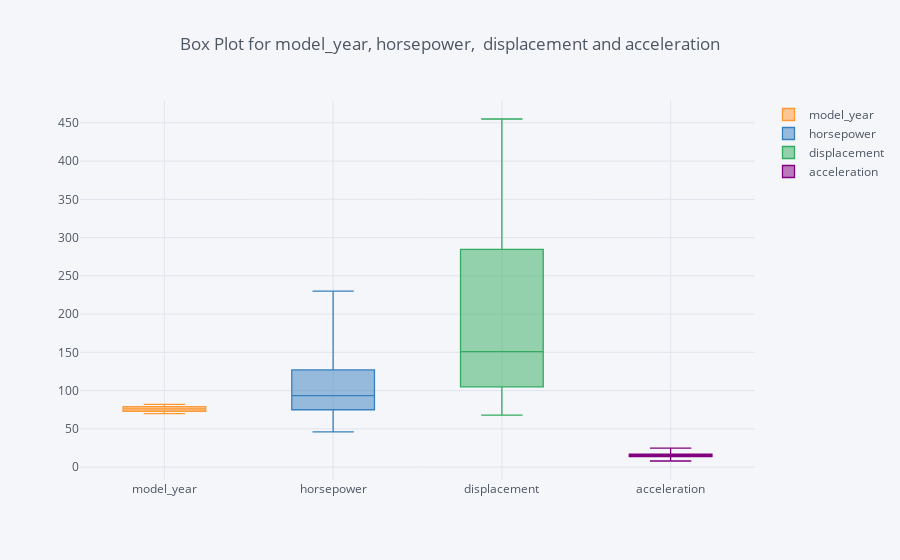

Notebook source saved alongside this figure:
### Markdown cell above
No Missing Data

Checking for outliers in the dataset

### Code cell
plot1=mpg[['model_year','horsepower','displacement','acceleration']]
plot1.iplot(kind='box',title='Box Plot for model_year, horsepower,  displacement and acceleration')

### Figure 1 — Plotly figure (JSON) as saved in the notebook; plotly's stock layout.template omitted (floating-point values rounded to 4 significant figures; data arrays with more than 128 entries replaced by an {"elided": "..."} marker saying what was removed)
{"data": [{"boxpoints": false, "line": {"width": 1.3}, "marker": {"color": "rgba(255, 153, 51, 1.0)"}, "name": "model_year", "type": "box", "y": {"elided": "392 int values"}}, {"boxpoints": false, "line": {"width": 1.3}, "marker": {"color": "rgba(55, 128, 191, 1.0)"}, "name": "horsepower", "type": "box", "y": {"elided": "392 int values"}}, {"boxpoints": false, "line": {"width": 1.3}, "marker": {"color": "rgba(50, 171, 96, 1.0)"}, "name": "displacement", "type": "box", "y": {"elided": "392 float values"}}, {"boxpoints": false, "line": {"width": 1.3}, "marker": {"color": "rgba(128, 0, 128, 1.0)"}, "name": "acceleration", "type": "box", "y": {"elided": "392 float values"}}], "layout": {"legend": {"bgcolor": "#F5F6F9", "font": {"color": "#4D5663"}}, "paper_bgcolor": "#F5F6F9", "plot_bgcolor": "#F5F6F9", "title": "Box Plot for model_year, horsepower,  displacement and acceleration", "titlefont": {"color": "#4D5663"}, "xaxis1": {"gridcolor": "#E1E5ED", "showgrid": true, "tickfont": {"color": "#4D5663"}, "title": "", "titlefont": {"color": "#4D5663"}, "zerolinecolor": "#E1E5ED"}, "yaxis1": {"gridcolor": "#E1E5ED", "showgrid": true, "tickfont": {"color": "#4D5663"}, "title": "", "titlefont": {"color": "#4D5663"}, "zerolinecolor": "#E1E5ED"}}}
